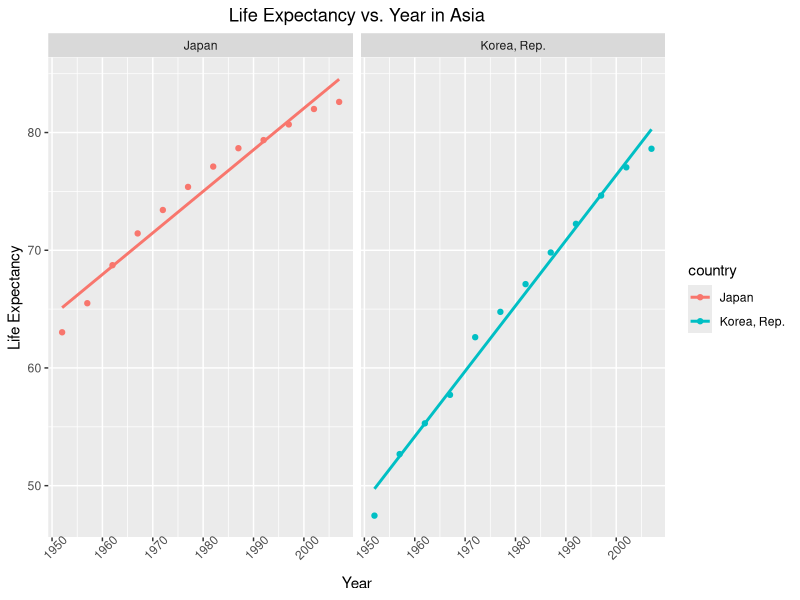
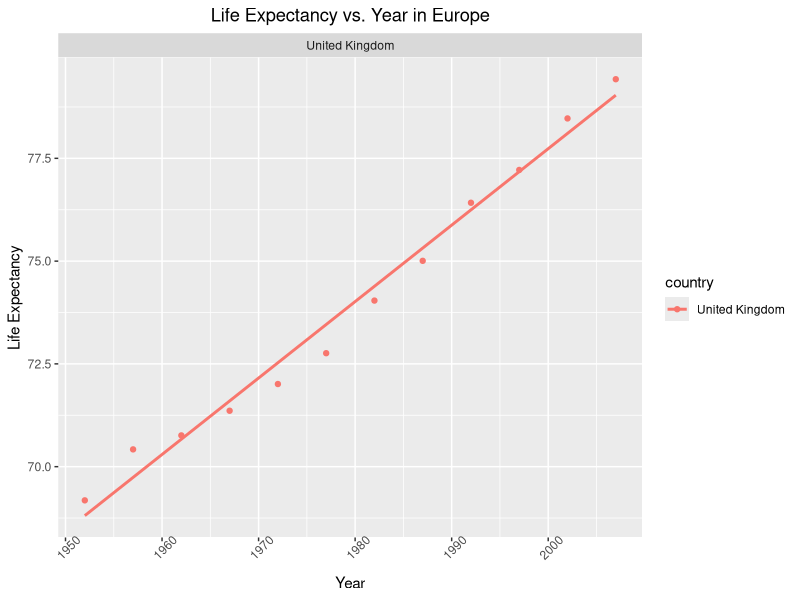

Generate these figures, in order, with R: (Note: this script raises an error after producing the figures.)
# Generate figures

# Libraries
library(ggplot2)
library(dplyr)

# Create a figure for each continent, and write one file per continent, 
# with an informative name. The figure should give scatterplots of life expectancy vs. year, 
# faceting on country, fitted line overlaid.
gapminder2 <- read.delim("gapminder2.tsv")
# p1 <- gapminder2 %>% filter(continent == "Asia") %>% group_by(country)
# p2 <- gapminder2 %>% filter(continent == "Africa") %>% group_by(country)
# p3 <- gapminder2 %>% filter(continent == "Europe") %>% group_by(country)
# p4 <- gapminder2 %>% filter(continent == "Oceania") %>% group_by(country)
# p5 <- gapminder2 %>% filter(continent == "Americas") %>% group_by(country)
# 
# ggplot(p1, aes(year, lifeExp, colour = country)) + 
#   geom_point() + 
#   geom_smooth(method="lm", se=FALSE) + 
#   facet_wrap(~ country) +
#   ggtitle("Life Expectancy vs. Year in Asia") + 
#   labs(x="Year", y="Life Expectancy") +
#   theme(plot.title = element_text(hjust = 0.5)) +
#   theme(axis.text.x = element_text(angle=45))
# ggsave("lifeExp_vs_year_in_Asia.png", width = 10, height = 5)
# 
# ggplot(p2, aes(year, lifeExp, colour = country)) + 
#   geom_point() + 
#   geom_smooth(method="lm", se=FALSE) + 
#   facet_wrap(~ country) +
#   ggtitle("Life Expectancy vs. Year in Africa") + 
#   labs(x="Year", y="Life Expectancy") +
#   theme(plot.title = element_text(hjust = 0.5)) +
#   theme(axis.text.x = element_text(angle=45))
# ggsave("lifeExp_vs_year_in_Africa.png", width = 10, height = 5)
# 
# ggplot(p3, aes(year, lifeExp, colour = country)) + 
#   geom_point() + 
#   geom_smooth(method="lm", se=FALSE) + 
#   facet_wrap(~ country) +
#   ggtitle("Life Expectancy vs. Year in Europe") + 
#   labs(x="Year", y="Life Expectancy") +
#   theme(plot.title = element_text(hjust = 0.5)) +
#   theme(axis.text.x = element_text(angle=45))
# ggsave("lifeExp_vs_year_in_Europe.png", width = 10, height = 5)
# 
# ggplot(p4, aes(year, lifeExp, colour = country)) + 
#   geom_point() + 
#   geom_smooth(method="lm", se=FALSE) + 
#   facet_wrap(~ country) +
#   ggtitle("Life Expectancy vs. Year in Oceania") + 
#   labs(x="Year", y="Life Expectancy") +
#   theme(plot.title = element_text(hjust = 0.5)) +
#   theme(axis.text.x = element_text(angle=45))
# ggsave("lifeExp_vs_year_in_Oceania.png", width = 10, height = 5)
# 
# ggplot(p5, aes(year, lifeExp, colour = country)) + 
#   geom_point() + 
#   geom_smooth(method="lm", se=FALSE) + 
#   facet_wrap(~ country) +
#   ggtitle("Life Expectancy vs. Year in Amricas") + 
#   labs(x="Year", y="Life Expectancy") +
#   theme(plot.title = element_text(hjust = 0.5)) +
#   theme(axis.text.x = element_text(angle=45))
# ggsave("lifeExp_vs_year_in_Americas.png", width = 10, height = 5)


continent <- c("Asia","Europe","Africa","Americas","Oceania")
for(i in continent) {
  p <- gapminder2 %>% filter(continent == i) %>% group_by(country)
  ggplot(p, aes(year, lifeExp, colour = country)) + 
    geom_point() + 
    geom_smooth(method="lm", se=FALSE) + 
    facet_wrap(~ country) +
    ggtitle(paste0("Life Expectancy vs. Year in ", i)) + 
    labs(x="Year", y="Life Expectancy") +
    theme(plot.title = element_text(hjust = 0.5)) +
    theme(axis.text.x = element_text(angle=45))
  ggsave(paste0("lifeExp_vs_year_in_", i, ".png"), width = 10, height = 5)
}
